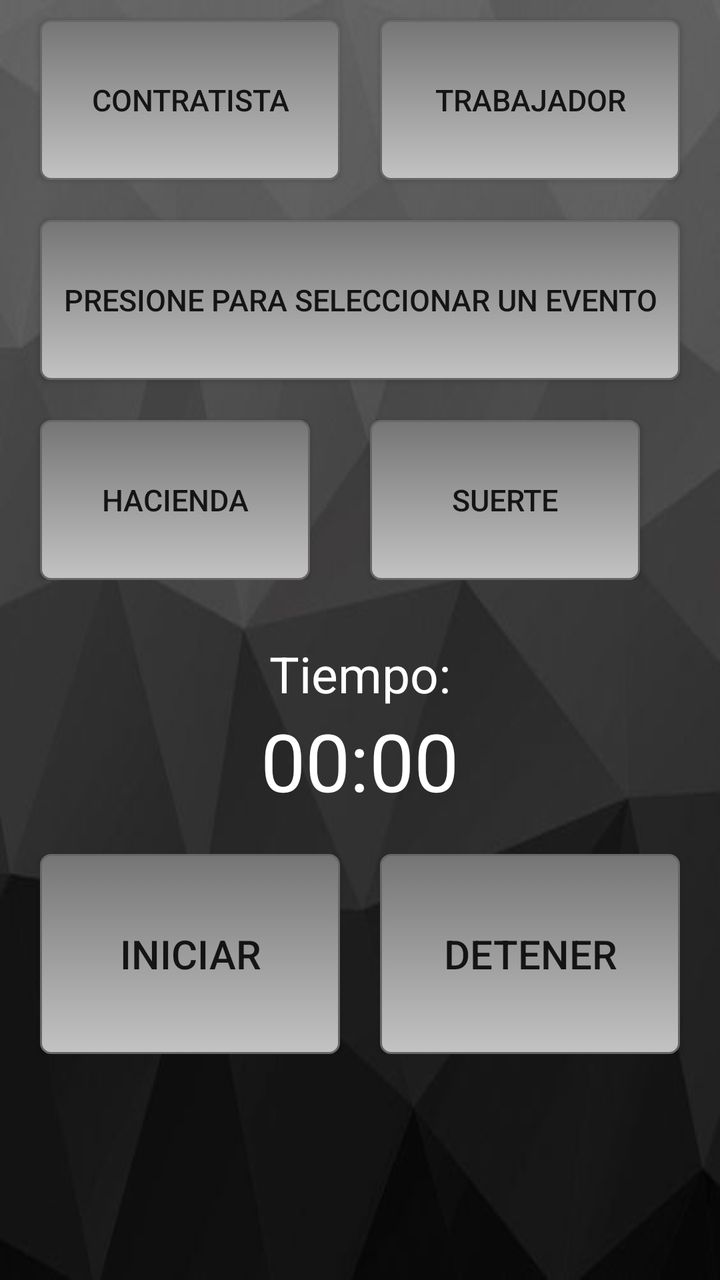
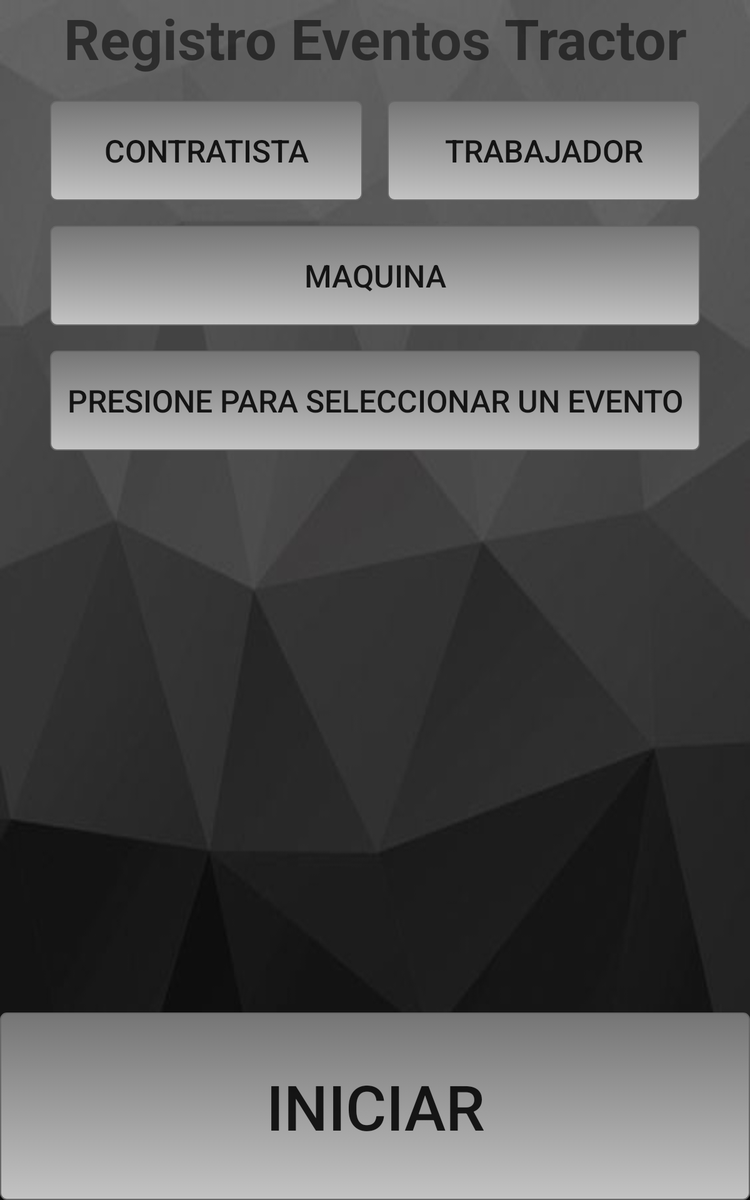

Two renders of one Android screen. The first uses the default layout on a phone; the second uses the alternative layout the repository ships for a different screen configuration, on a matching device. The two XML files are below.
<!-- AndroidManifest.xml: application theme AppTheme -->
<!-- res/layout/fragment_evento.xml -->
<?xml version="1.0" encoding="utf-8"?>
<RelativeLayout xmlns:android="http://schemas.android.com/apk/res/android"
    android:orientation="vertical" android:layout_width="match_parent"
    android:layout_height="match_parent"
    android:background="@drawable/back2">

    <LinearLayout
        android:orientation="vertical"
        android:layout_width="match_parent"
        android:layout_height="match_parent"
        android:layout_alignParentEnd="false"
        android:layout_alignParentBottom="true">

        <TableRow
            android:layout_width="match_parent"
            android:layout_height="wrap_content">

            <Button
                android:layout_width="0dp"
                android:layout_height="80dp"
                android:text="Contratista"
                android:id="@+id/btnContratista"
                android:layout_weight="1"
                android:layout_marginTop="10dp"
                android:layout_marginLeft="20dp"
                android:layout_marginRight="10dp"
                android:textSize="15dp"
                android:background="@drawable/boton_redondeado"/>

            <Button
                android:layout_width="0dp"
                android:layout_height="80dp"
                android:text="Trabajador"
                android:id="@+id/btnTrabajador"
                android:layout_weight="1"
                android:layout_marginTop="10dp"
                android:layout_marginRight="20dp"
                android:layout_marginBottom="10dp"
                android:layout_marginLeft="10dp"
                android:textSize="15dp"
                android:background="@drawable/boton_redondeado" />
        </TableRow>

        <Button
            android:layout_width="match_parent"
            android:layout_height="80dp"
            android:text="Presione para seleccionar un evento"
            android:id="@+id/btnSeleEvento"
            android:layout_marginTop="10dp"
            android:textSize="15dp"
            android:layout_below="@+id/textView26"
            android:layout_centerHorizontal="true"
            android:layout_marginLeft="20dp"
            android:layout_marginRight="20dp"
            android:layout_marginBottom="10dp"
            android:background="@drawable/boton_redondeado"/>

        <TableRow
            android:layout_width="match_parent"
            android:layout_height="wrap_content"
            android:layout_gravity="center_horizontal">

            <Button
                android:layout_width="0dp"
                android:layout_height="80dp"
                android:text="Hacienda"
                android:id="@+id/btnHacienda"
                android:layout_weight="1"
                android:layout_marginLeft="20dp"
                android:layout_marginRight="10dp"
                android:layout_marginTop="10dp"
                android:textSize="15dp"
                android:background="@drawable/boton_redondeado"/>

            <Button
                android:layout_width="0dp"
                android:layout_height="80dp"
                android:text="Suerte"
                android:id="@+id/btnSuerte"
                android:layout_weight="1"
                android:layout_marginRight="40dp"
                android:layout_marginLeft="20dp"
                android:layout_marginTop="10dp"
                android:textSize="15dp"
                android:background="@drawable/boton_redondeado"/>
        </TableRow>

        <TextView
            android:layout_width="wrap_content"
            android:layout_height="wrap_content"
            android:textAppearance="?android:attr/textAppearanceLarge"
            android:text="Tiempo:"
            android:id="@+id/textView"
            android:layout_gravity="center_horizontal"
            android:textSize="25dp"
            android:layout_alignParentTop="true"
            android:layout_centerHorizontal="true"
            android:layout_marginTop="30dp"
            android:textColor="#ffffff" />

        <Chronometer
            android:layout_width="wrap_content"
            android:layout_height="wrap_content"
            android:id="@+id/chronometer"
            android:textSize="40sp"
            android:layout_gravity="center_horizontal"
            android:textColor="#ffffff" />

        <TableRow
            android:layout_width="match_parent"
            android:layout_height="wrap_content"
            android:id="@+id/tableRow2"
            android:layout_marginTop="20dp">

            <Button
                android:layout_width="0dp"
                android:layout_height="100dp"
                android:text="INICIAR"
                android:id="@+id/btnInicarEvento"
                android:layout_weight="1"
                android:textSize="20dp"
                android:layout_marginLeft="20dp"
                android:layout_marginRight="10dp"
                android:background="@drawable/boton_redondeado"/>

            <Button
                android:layout_width="0dp"
                android:layout_height="100dp"
                android:text="DETENER"
                android:id="@+id/btnDetenerEvento"
                android:layout_weight="1"
                android:textSize="20dp"
                android:layout_marginRight="20dp"
                android:layout_marginLeft="10dp"
                android:background="@drawable/boton_redondeado"/>
        </TableRow>

    </LinearLayout>


</RelativeLayout>
<!-- resources referenced by this layout -->
<resources>
  <!-- drawable back2: jpg bitmap (drawable, 9335 bytes) -->
  <!-- drawable boton_redondeado (drawable) -->
  <?xml version="1.0" encoding="utf-8"?>
  <selector xmlns:android="http://schemas.android.com/apk/res/android" >
      <item android:state_pressed="true" >
          <shape android:shape="rectangle"  >
              <corners android:radius="5dip" />
              <stroke android:width="1dip" android:color="#676767" />
              <gradient android:angle="-90" android:startColor="#757575" android:endColor="#c3c3c3"  />
          </shape>
      </item>
      <item android:state_focused="true">
          <shape android:shape="rectangle"  >
              <corners android:radius="5dip" />
              <stroke android:width="1dip" android:color="#757575" />
              <solid android:color="#58857e"/>
          </shape>
      </item>
      <item >
          <shape android:shape="rectangle"  >
              <corners android:radius="5dip" />
              <stroke android:width="1dip" android:color="#676767" />
              <gradient android:angle="-90" android:startColor="#757575" android:endColor="#c3c3c3" />
          </shape>
      </item>
  </selector>
  <style name="AppTheme" parent="Theme.AppCompat.Light.DarkActionBar">
          
          <item name="colorPrimary">@color/colorPrimary</item>
          <item name="colorPrimaryDark">@color/colorPrimaryDark</item>
          <item name="colorAccent">@color/colorAccent</item>
      </style>
  <color name="colorPrimary">#000000</color>
  <color name="colorPrimaryDark">#35353b</color>
  <color name="colorAccent">#242bde</color>
</resources>
<!-- res/layout-large/fragment_evento.xml (the author's variant of the layout above) -->
<!-- drawn on a 7-inch tablet held upright -->
<?xml version="1.0" encoding="utf-8"?>
<LinearLayout xmlns:android="http://schemas.android.com/apk/res/android"
    android:orientation="vertical" android:layout_width="match_parent"
    android:layout_height="match_parent"
    android:background="@drawable/back2">

    <RelativeLayout
        android:layout_width="match_parent"
        android:layout_height="match_parent">

        <Button
            android:layout_width="match_parent"
            android:layout_height="150dp"
            android:text="INICIAR"
            android:id="@+id/btnInicarEvento"
            android:layout_weight="1"
            android:textSize="50dp"
            android:background="@drawable/boton_redondeado"
            android:layout_alignParentBottom="true"
            android:layout_centerHorizontal="true" />

        <LinearLayout
            android:orientation="vertical"
            android:layout_width="match_parent"
            android:layout_height="match_parent"
            android:layout_alignParentEnd="false"
            android:layout_above="@+id/btnInicarEvento">

            <TextView
                android:layout_width="wrap_content"
                android:layout_height="wrap_content"
                android:text="Registro Eventos Tractor"
                android:id="@+id/textView3"
                android:layout_gravity="center_horizontal"
                android:textSize="45dp"
                android:typeface="normal"
                android:textStyle="bold"
                android:gravity="center_horizontal" />

            <TableRow
                android:layout_width="match_parent"
                android:layout_height="wrap_content"
                android:layout_marginTop="10dp" >

                <Button
                    android:layout_width="0dp"
                    android:layout_height="80dp"
                    android:text="Contratista"
                    android:id="@+id/btnContratista"
                    android:layout_weight="1"
                    android:layout_marginTop="10dp"
                    android:layout_marginLeft="40dp"
                    android:layout_marginRight="10dp"
                    android:textSize="25dp"
                    android:background="@drawable/boton_redondeado" />

                <Button
                    android:layout_width="0dp"
                    android:layout_height="80dp"
                    android:text="Trabajador"
                    android:id="@+id/btnTrabajador"
                    android:layout_weight="1"
                    android:layout_marginTop="10dp"
                    android:layout_marginRight="40dp"
                    android:layout_marginBottom="10dp"
                    android:layout_marginLeft="10dp"
                    android:textSize="25dp"
                    android:background="@drawable/boton_redondeado" />
            </TableRow>

            <Button
                android:layout_width="match_parent"
                android:layout_height="80dp"
                android:text="Maquina"
                android:id="@+id/btnMaquina"
                android:layout_marginTop="10dp"
                android:layout_marginBottom="10dp"
                android:layout_marginLeft="40dp"
                android:textSize="25dp"
                android:background="@drawable/boton_redondeado"
                android:layout_marginRight="40dp"
                android:layout_gravity="right" />

            <Button
                android:layout_width="match_parent"
                android:layout_height="80dp"
                android:text="Presione para seleccionar un evento"
                android:id="@+id/btnSeleEvento"
                android:layout_marginTop="10dp"
                android:textSize="25dp"
                android:layout_below="@+id/textView26"
                android:layout_centerHorizontal="true"
                android:layout_marginLeft="40dp"
                android:layout_marginRight="40dp"
                android:layout_marginBottom="10dp"
                android:background="@drawable/boton_redondeado" />

            <TableRow
                android:layout_width="match_parent"
                android:layout_height="wrap_content"
                android:layout_gravity="center_horizontal" >

                <Button
                    android:layout_width="0dp"
                    android:layout_height="80dp"
                    android:text="Hacienda"
                    android:id="@+id/btnHacienda"
                    android:layout_weight="1"
                    android:layout_marginLeft="40dp"
                    android:layout_marginRight="10dp"
                    android:layout_marginTop="10dp"
                    android:textSize="25dp"
                    android:background="@drawable/boton_redondeado"
                    android:visibility="invisible" />

                <Button
                    android:layout_width="0dp"
                    android:layout_height="80dp"
                    android:text="Suerte"
                    android:id="@+id/btnSuerte"
                    android:layout_weight="1"
                    android:layout_marginRight="40dp"
                    android:layout_marginLeft="10dp"
                    android:layout_marginTop="10dp"
                    android:textSize="25dp"
                    android:background="@drawable/boton_redondeado"
                    android:visibility="invisible" />
            </TableRow>

        </LinearLayout>

    </RelativeLayout>


</LinearLayout>
